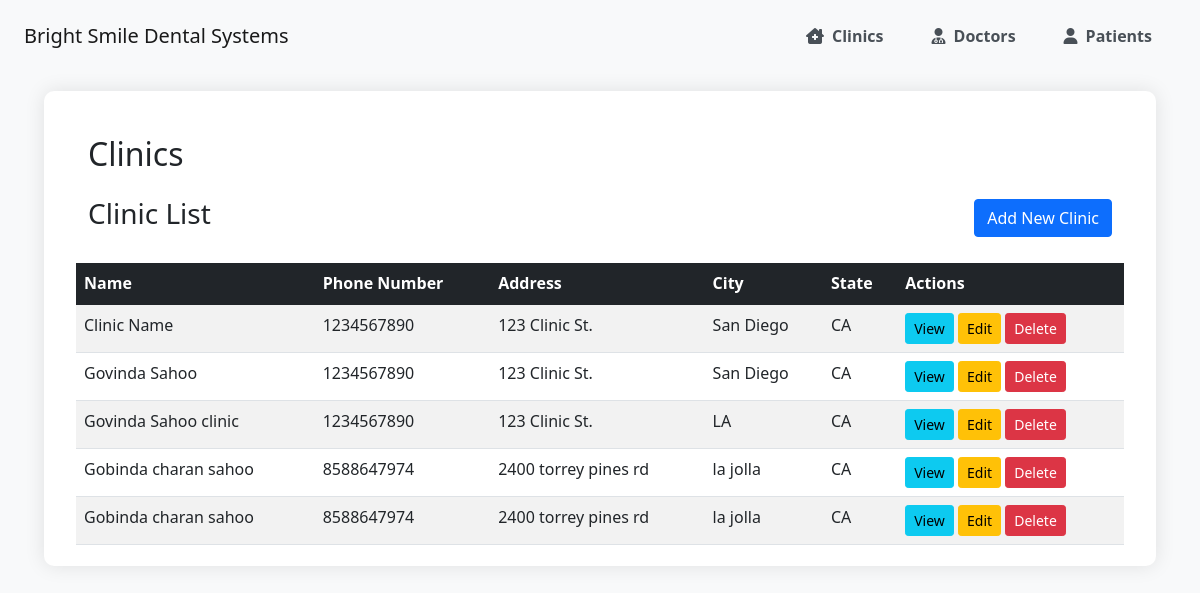
Page /management/clinics/ (signed in) on the committed database.
### staff_patient_management/models.py (models this page shows, shortened)
class Clinic(models.Model):
    name = models.CharField(max_length=100)
    phone_number = models.CharField(max_length=15)
    email = models.EmailField(null=True, blank=True)
    city = models.CharField(max_length=50)
    state = models.CharField(max_length=50)
    address = models.TextField()

### staff_patient_management/views.py (the view)
# urls.py: path('clinics/', views.clinic_list_view, name='clinic_list'),
@login_required
def clinic_list_view(request):
    clinics = Clinic.objects.all()
    context = {'clinics': clinics}
    return render(request, 'clinic_list.html', context)

### staff_patient_management/templates/clinic_list.html (shortened to what this page needs)
{% extends 'base.html' %}
{% block content %}
<div class="container mt-4">
    <h2 class="mb-4">Clinics</h2>
    <div class="d-flex justify-content-between align-items-center mb-4">
        <h3>Clinic List</h3>
        <button type="button" class="btn btn-primary" data-bs-toggle="modal" data-bs-target="#addClinicModal">
             Add New Clinic
        </button>
    </div>
    <div class="row">
        <table class="table table-striped table-hover">
            <thead class="table-dark">
                <tr>
                    <th>Name</th>
                    <th>Phone Number</th>
                    <th>Address</th>
                    <th>City</th>
                    <th>State</th>
                    <th>Actions</th>
                </tr>
            </thead>
            <tbody>
                {% for clinic in clinics %}
                    <tr>
                        <td>{{ clinic.name }}</td>
                        <td>{{ clinic.phone_number }}</td>
                        <td>{{ clinic.address }}</td>
                        <td>{{ clinic.city }}</td>
                        <td>{{ clinic.state }}</td>
                        <td>
                            <a href="{% url 'clinic_detail' clinic.id %}" class="btn btn-info btn-sm">View</a>
                            <a href="{% url 'edit_clinic' clinic.id %}" class="btn btn-warning btn-sm">Edit</a>
                            <a href="{% url 'delete_clinic' clinic.id %}" class="btn btn-danger btn-sm" onclick="return confirm('Are you sure you want to delete this clinic?');">Delete</a>
                        </td>
                    </tr>
                {% empty %}
                    <tr>
                        <td colspan="6" class="text-center">No clinics available.</td>
                    </tr>
                {% endfor %}
            </tbody>
        </table>
    </div>
</div>
{% endblock %}

### staff_patient_management/templates/base.html (shortened to what this page needs)
<!DOCTYPE html>
<html lang="en">
<head>
    <link href="https://cdn.jsdelivr.net/npm/bootstrap@5.3.0-alpha1/dist/css/bootstrap.min.css" rel="stylesheet">
    <link rel="stylesheet" href="https://cdnjs.cloudflare.com/ajax/libs/font-awesome/6.1.1/css/all.min.css">
    <link href="https://cdn.jsdelivr.net/npm/bootstrap@5.1.3/dist/css/bootstrap.min.css" rel="stylesheet">
</head>
<body>
    <nav class="navbar navbar-light bg-light">
        <div class="container-fluid">
            <a class="navbar-brand" href="{% url 'dashboard' %}">Bright Smile Dental Systems</a>
            <ul class="nav nav-tabs">
                <li class="nav-item">
                    <a class="nav-link" href="{% url 'clinic_list' %}"><i class="fas fa-clinic-medical me-2"></i>Clinics</a>
                </li>
                <li class="nav-item">
                    <a class="nav-link" href="{% url 'doctor_list' %}"><i class="fas fa-user-md me-2"></i>Doctors</a>
                </li>
                <li class="nav-item">
                    <a class="nav-link" href="{% url 'patient_list' %}"><i class="fas fa-user me-2"></i>Patients</a>
                </li>
            </ul>
        </div>
    </nav>
    <div class="container-fluid">
        <div class="main-content">
            {% block content %}{% endblock %}
        </div>
    </div>
</body>
</html>

### staff_patient_management/templates/base.html (style rules this page uses)
body { font-family: 'Segoe UI', Tahoma, Geneva, Verdana, sans-serif; background-color: #f8f9fa; }
.main-content { background-color: #ffffff; padding: 20px; padding-bottom: 5px; border-radius: 10px; box-shadow: 0 0 20px rgba(0, 0, 0, 0.1); margin: 20px; }
.nav-tabs { border-bottom: none; }
.nav-tabs .nav-link { border: none; color: #495057; font-weight: 600; padding: 1rem 1.5rem; transition: color 0.3s ease; }

### rows in the picture
Clinic: name "Clinic Name", phone_number "1234567890", address "123 Clinic St.", city "San Diego", state "CA"
Clinic: name "Govinda Sahoo", phone_number "1234567890", address "123 Clinic St.", city "San Diego", state "CA"
Clinic: name "Govinda Sahoo clinic", phone_number "1234567890", address "123 Clinic St.", city "LA", state "CA"
Clinic: name "Gobinda charan sahoo", phone_number "8588647974", address "2400 torrey pines rd", city "la jolla", state "CA"
Clinic: name "Gobinda charan sahoo", phone_number "8588647974", address "2400 torrey pines rd", city "la jolla", state "CA"
